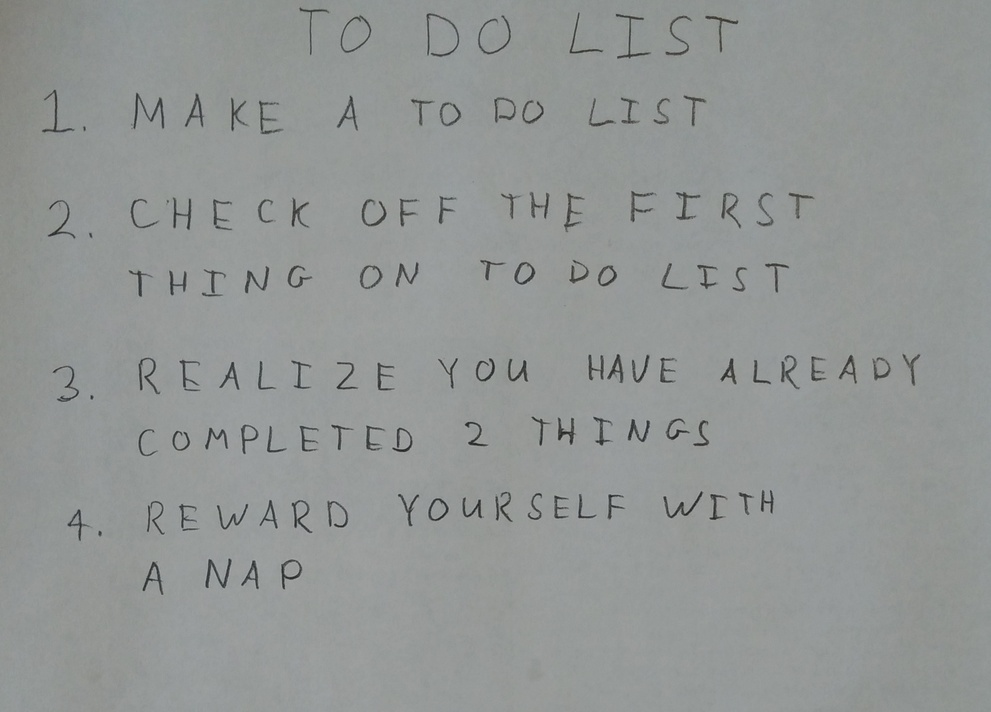
%> input picture hw5/images/01_list.jpg, 991 x 712 px, shrunk from 2270 x 1631 before the run
$ octave --eval "result = findLetters(imread('../images/01_list.jpg'));"   (GNU Octave 9; MATLAB toolbox functions it lacks are replaced by stand-ins)
%> lines starting %> are read from the running program, lines starting %| are printed output that depends on the picture; in (x1, y1, x2, y2) boxes, pixels count from 0 and x2, y2 are one past the last pixel; in counts of white or black regions, pixels touching at a corner belong together; the program's own positions count from 1
function [lines, bw] = findLetters(im)
% [lines, BW] = findLetters(im) processes the input RGB image and returns a cell
% array 'lines' of located characters in the image, as well as a binary
% representation of the input image. The cell array 'lines' should contain one
% matrix entry for each line of text that appears in the image. Each matrix entry
% should have size Lx4, where L represents the number of letters in that line.
% Each row of the matrix should contain 4 numbers [x1, y1, x2, y2] representing
% the top-left and bottom-right position of each box. The boxes in one line should
% be sorted by x1 value.

warning('off', 'Images:initSize:adjustingMag');
%Your code here
im = imcomplement(imbinarize(rgb2gray(im)));
se = strel('disk',4);
im = imclose(im,se);
bw = imcomplement(im);

CC = bwconncomp(im);
stats = regionprops(CC,'Image','Area','Centroid','BoundingBox');

area=[];
image=[];
boxes=[];
for i = 1:numel(stats)
    area(end+1,:) = stats(i).Area;
end

figure
imshow(imcomplement(im));
area_avg = sum(area)/numel(area);
for i = 1:numel(area)
    if area(i)>area_avg/3
        boxes(end+1,1:2) = stats(i).Centroid;
        boxes(end,3) = i;
        boxes(end,4:7) = stats(i).BoundingBox;
        image{end+1} = stats(i).Image;
    rectangle('Position',stats(i).BoundingBox, 'EdgeColor', 'r', 'Linewidth',1)
    end
end
pause(1);
boxes = sortrows(boxes,2);
bb = boxes(:,4:7);
centroid = boxes(:,1:2);
letter_height = sum(bb(:,4))/numel(stats);

currentline = 1;
currentletter = 1;
lastcentroid =  centroid(1,:);
lines={};
for i = 1:size(centroid,1)
    if abs(centroid(i,2)-lastcentroid(2))>letter_height*.75
        currentline = currentline+1;
        currentletter = 1;
    end
    lines{currentline}(currentletter,:) = [bb(i,1:2) bb(i,1)+bb(i,3) bb(i,2)+bb(i,4)];
    lastcentroid = centroid(i,:);
    currentletter = currentletter+1;
end

lines = cellfun(@(x)sortrows(x,1),lines, 'UniformOutput' , 0);

%figure(1)
%hold on;
%scatter(lines{1}(:,1),lines{1}(:,2))

assert(size(lines{1},2) == 4,'each matrix entry should have size Lx4');
assert(size(lines{end},2) == 4,'each matrix entry should have size Lx4');
lineSortcheck = lines{1};
assert(issorted(lineSortcheck(:,1)) | issorted(lineSortcheck(end:-1:1,1)),'Matrix should be sorted in x1');

end
%> in findLetters, `im = imcomplement(imbinarize(rgb2gray(im)));`:
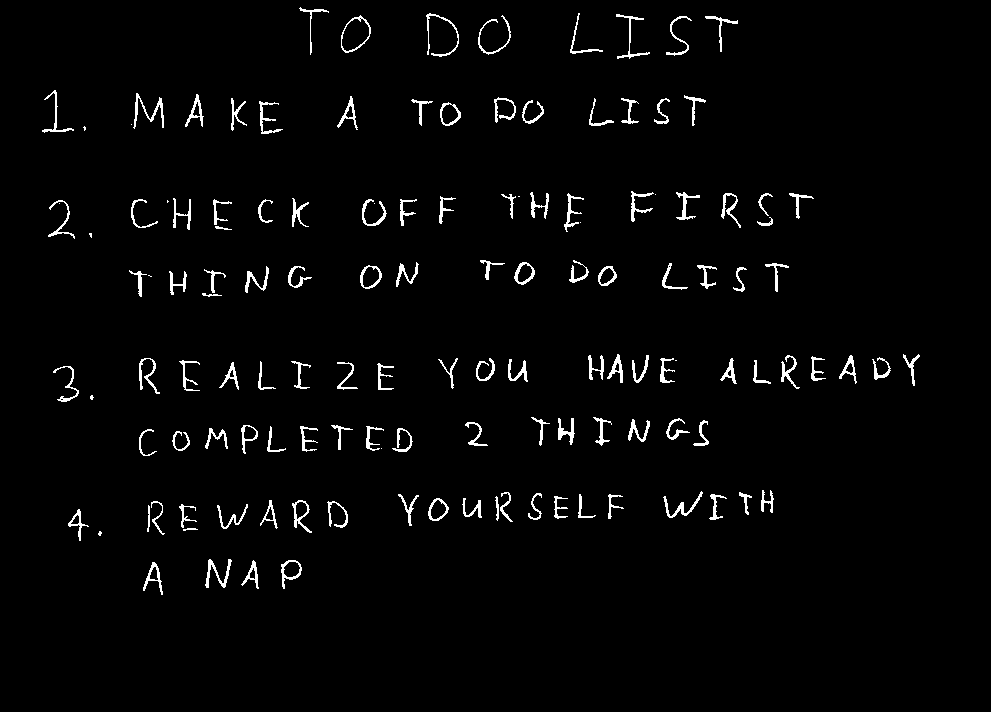
%> im: size 712x991 logical; 2.4% white in thin lines or dots, all inside (x1, y1, x2, y2) = (42, 7, 920, 595)
%> in findLetters, `im = imclose(im,se);`:
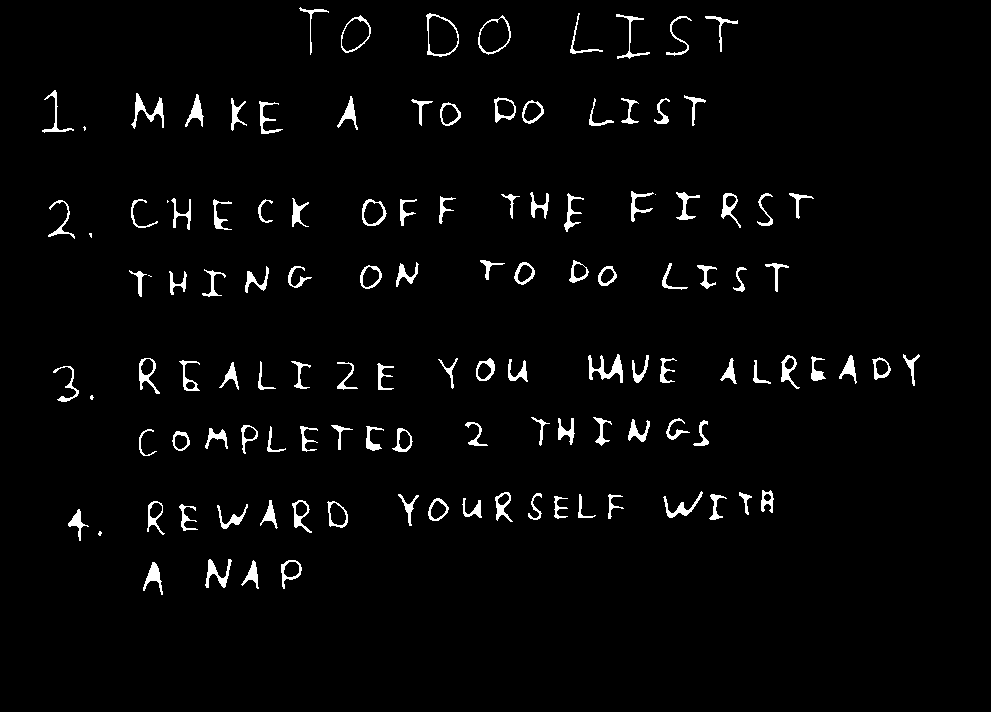
%> im: size 712x991 logical; 2.8% white; 121 white regions (7 under 20 px), largest, box (x1, y1, x2, y2) and area: (588, 354, 623, 383) 405, (131, 93, 164, 129) 361, (205, 559, 232, 588) 291
%> in findLetters, `bw = imcomplement(im);`: bw: size 712x991 logical; 97.2% white; 121 black regions (7 under 20 px)
%> in findLetters, `CC = bwconncomp(im);`: CC = 121 connected components
%> in findLetters, `stats = regionprops(CC,'Image','Area','Centroid','BoundingBox');`: stats = 121 regions; largest, box (x1, y1, x2, y2), Area and Centroid: (588, 354, 623, 383) 405 [607.6 369.4], (131, 93, 164, 129) 361 [148.7 111.1], (205, 559, 232, 588) 291 [217.8 574.1], (663, 491, 703, 518) 261 [681.8 508.3], (143, 562, 163, 595) 252 [154.4 577.3]
%> the loop in findLetters, `for i = 1:numel(stats)` made 121 passes
%> after the loop in findLetters, `for i = 1:numel(stats)`: area = 121 values, max 405 at index 85, min 1 at index 96, mean 163.1
%> in findLetters, `area_avg = sum(area)/numel(area);`: area_avg = 163.1
%> the loop in findLetters, `for i = 1:numel(area)` made 121 passes
%> after the loop in findLetters, `for i = 1:numel(area)`: image = 114 items
%> in findLetters, `bb = boxes(:,4:7);`: bb = 114 rows, first 8: [299.5 7.5 30 48; 705.5 16.5 33 36; 341.5 15.5 30 38; 426.5 13.5 33 44; 478.5 15.5 33 40; 616.5 14.5 34 45; 666.5 16.5 26 40; 570.5 13.5 33 41]
%> in findLetters, `centroid = boxes(:,1:2);`: centroid = 114 rows, first 12: [312.9 21.27; 721.7 26.78; 356.6 33.97; 440.6 36.12; 495.1 36.62; 631.5 37.73; 678.9 37.95; 580.9 42.95; 694.9 106.4; 421.5 108.8; 503.7 110.9; 148.7 111.1]
%> in findLetters, `letter_height = sum(bb(:,4))/numel(stats);`: letter_height = 26.96
%> in findLetters, `lastcentroid =  centroid(1,:);`: lastcentroid = [312.9 21.27]
%> the loop in findLetters, `for i = 1:size(centroid,1)` made 114 passes
%> (currentletter, lastcentroid) on passes 9, 23, 40, 55: (2, [694.9 106.4]), (2, [799.4 202.2]), (2, [489.6 267.7]), (2, [912.2 366.8])
%> (lastcentroid, currentletter) on passes 1 to 6: ([312.9 21.27], 2), ([721.7 26.78], 3), ([356.6 33.97], 4), ([440.6 36.12], 5), ([495.1 36.62], 6), ([631.5 37.73], 7)
%> after the loop in findLetters, `for i = 1:size(centroid,1)`: currentletter = 5; currentline = 8; lines = 8 items
%> in findLetters, `lineSortcheck = lines{1};`: lineSortcheck = [299.5 7.5 329.5 55.5; 341.5 15.5 371.5 53.5; 426.5 13.5 459.5 57.5; 478.5 15.5 511.5 55.5; 570.5 13.5 603.5 54.5; 616.5 14.5 650.5 59.5; 666.5 16.5 692.5 56.5; 705.5 16.5 738.5 52.5]
%> `result = findLetters(imread('../images/01_list.jpg'));`:
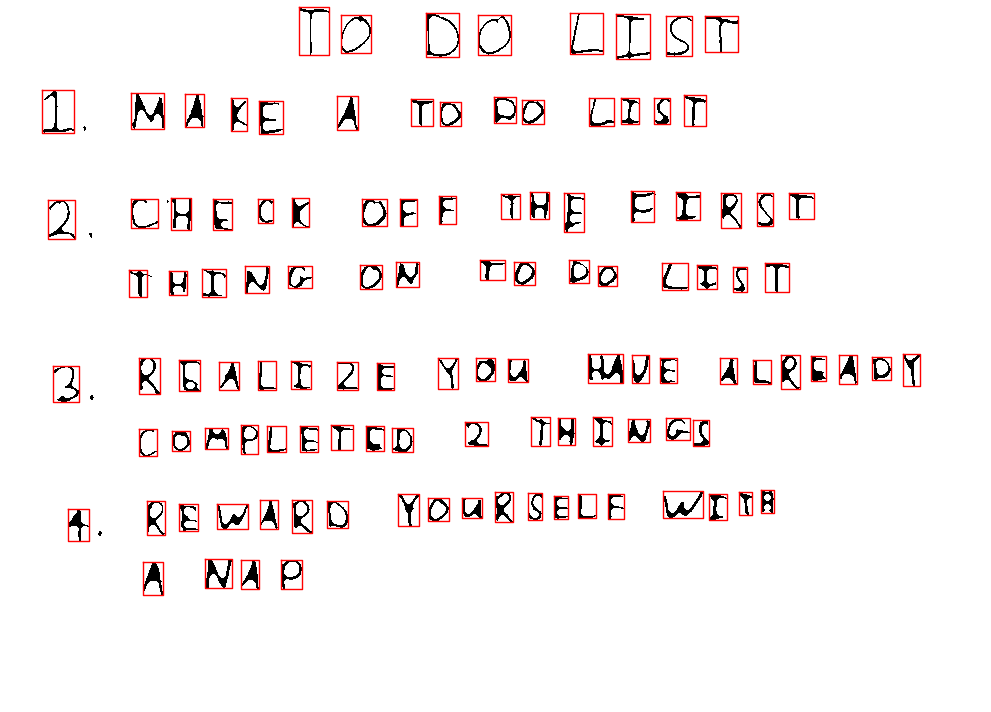
%> figure redrawn from the program's plot data
%> `result = findLetters(imread('../images/01_list.jpg'));`: result = 8 items
